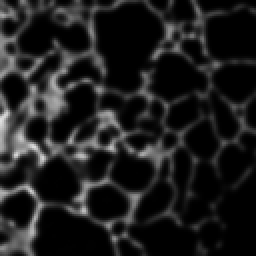
%> input picture nERdy+/climp12_er_mean.png, 128 x 128 px (shown 2 times larger)
$ octave --eval "result = Vessel2d('../nERdy+/climp12_er_mean.png');"   (GNU Octave 9; MATLAB toolbox functions it lacks are replaced by stand-ins)
%> lines starting %> are read from the running program, lines starting %| are printed output that depends on the picture; in (x1, y1, x2, y2) boxes, pixels count from 0 and x2, y2 are one past the last pixel; in counts of white or black regions, pixels touching at a corner belong together; the program's own positions count from 1
function vessel = Vessel2d(filename)
%> called with filename = '../nERdy+/climp12_er_mean.png'

[Rootname,Path,~] = ExtractRootName(filename);

output_filename = [Path Rootname '_enhance.png'];

I = imread(filename);
%> I is the input picture: size 128x128 uint8; min 0, max 223, mean 29.9

% I = rgb2gray(I);

% preprocess the input a little bit
Ip = single(I);
thr = prctile(Ip(Ip(:)>0),1) * 0.9;
%> thr = 0.9
Ip(Ip<=thr) = thr;
Ip = Ip - min(Ip(:));
Ip = Ip ./ max(Ip(:));

% compute enhancement for two different tau values
V2 = vesselness2D(Ip, 0.5:0.5:2.5, [3;3], 0.1, true);

op = imbinarize(V2);
imwrite(op, output_filename, 'png');


function [RootName,Path,Ext] = ExtractRootName(Name)
%% Function which extracts the extension (Ext), the folder name (Path) and the rootname from a string name of a file

% Find point and extract extension
IdxP = strfind(Name,'.');
if ~isempty(IdxP)
    IdxP = IdxP(end);
    Root = Name(1:IdxP-1);
    Ext = Name(IdxP:end);
else
    Root = Name;
    Ext = '';
end

% Find backslash and extract folder name
IdxSlash = strfind(Root,'\');
if ~isempty(IdxSlash)
    IdxSlash = IdxSlash(end);
    Path = Root(1:IdxSlash);
    RootName = Root(IdxSlash+1:end);
else
    Path = '';
    RootName = Root;
end


function vesselness = vesselness2D(I, sigmas, spacing, tau, brightondark)
%> called with sigmas = [0.5 1 1.5 2 2.5], spacing = [3; 3], tau = 0.1, brightondark = true
% calculates the vesselness probability map (local tubularity) of a 2D
% input image
%
% vesselness = vesselness2D(I, sigmas, spacing, tau, brightondark)
%
% inputs,
%   I : 2D image
%   sigmas : vector of scales on which the vesselness is computed
%   spacing : input image spacing resolution - during hessian matrix
%       computation, the gaussian filter kernel size in each dimension can
%       be adjusted to account for different image spacing for different
%       dimensions
%   tau : (between 0.5 and 1) : parameter that controls response uniformity
%       - lower tau -> more intense output response
%   brightondark: (true/false) : are vessels (tubular structures) bright on
%       dark background or dark on bright (default for 2D is false)
%
% outputs,
%   vesselness: maximum vesselness response over scales sigmas
%
% example:
%   V = vesselness2D(I, 1:5, [1;1], 1, false);
%
% Function written by T. Jerman, University of Ljubljana (October 2014)
% Based on code by D. Kroon, University of Twente (May 2009)

verbose = 1;

if nargin<5
    brightondark = false; % default mode for 2D is dark vessels compared to the background
end

I = single(I);

for j = 1:length(sigmas)

    if verbose
        disp(['Current filter scale (sigma): ' num2str(sigmas(j)) ]);
    end

    [~, Lambda2] = imageEigenvalues(I,sigmas(j),spacing,brightondark);
    if brightondark == true
        Lambda2 = -Lambda2;
    end

    % proposed filter at current scale
    Lambda3 = Lambda2;

    Lambda_rho = Lambda3;
    Lambda_rho(Lambda3 > 0 & Lambda3 <= tau .* max(Lambda3(:))) = tau .* max(Lambda3(:));
    Lambda_rho(Lambda3 <= 0) = 0;
    response = Lambda2.*Lambda2.*(Lambda_rho-Lambda2).* 27 ./ (Lambda2 + Lambda_rho).^3;

    response(Lambda2 >= Lambda_rho./2 & Lambda_rho > 0) = 1;
    response(Lambda2 <= 0 | Lambda_rho <= 0) = 0;
    response(~isfinite(response)) = 0;

    %max response over multiple scales
    if(j==1)
        vesselness = response;
    else
        vesselness = max(vesselness,response);
    end

    clear response Lambda2 Lambda3
end
%> this loop made 5 passes
%> pass 1, in Hessian2D, `Dy=gradient2(F,'y');`:
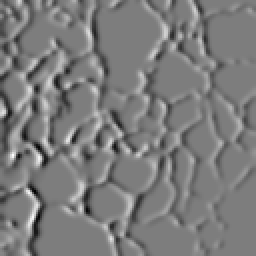
%> Dy: size 128x128 single (shown 2 times larger); min -0.295, max 0.304, mean -0.00337; drawn with min black and max white
%> pass 1, in Hessian2D, `Dyy=(gradient2(Dy,'y'));`:
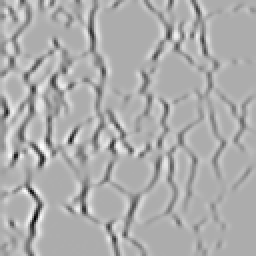
%> Dyy: size 128x128 single (shown 2 times larger); min -0.261, max 0.124, mean 0.000267; drawn with min black and max white
%> pass 1, in Hessian2D, `Dx=gradient2(F,'x');`:
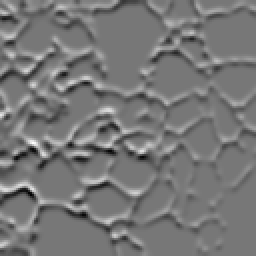
%> Dx: size 128x128 single (shown 2 times larger); min -0.288, max 0.326, mean -0.000535; drawn with min black and max white
%> after the loop:
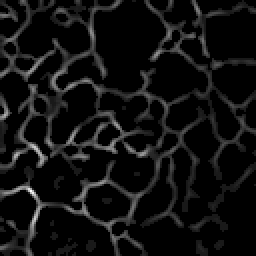
%> Lambda_rho: size 128x128 double (shown 2 times larger); min 0, max 1.54, mean 0.0978; drawn with min black and max white
%> after the loop:
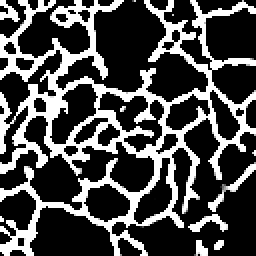
%> vesselness: size 128x128 double (shown 2 times larger); min 0, max 1, mean 0.295

vesselness = vesselness ./ max(vesselness(:)); % should not be really needed
vesselness(vesselness < 1e-2) = 0;
%> vesselness: size 128x128 double; 0.87% of pixels changed, all inside (x1, y1, x2, y2) = (22, 85, 128, 128)

function [Lambda1, Lambda2] = imageEigenvalues(I,sigma,spacing,brightondark)
% calculates the two eigenvalues for each voxel in a volume

% Calculate the 2D hessian
[Hxx, Hyy, Hxy] = Hessian2D(I,sigma,spacing);

% Correct for scaling
c=sigma.^2;
Hxx = c*Hxx;
Hxy = c*Hxy;
Hyy = c*Hyy;

% reduce computation by computing vesselness only where needed
% S.-F. Yang and C.-H. Cheng, “Fast computation of Hessian-based
% enhancement filters for medical images,” Comput. Meth. Prog. Bio., vol.
% 116, no. 3, pp. 215–225, 2014.
B1 = - (Hxx+Hyy);
B2 = Hxx .* Hyy - Hxy.^2;

T = ones(size(B1));

if brightondark == true
    T(B1<0) = 0;
    T(B2==0 & B1 == 0) = 0;
else
    T(B1>0) = 0;
    T(B2==0 & B1 == 0) = 0;
end

clear B1 B2;

indeces = find(T==1);

Hxx = Hxx(indeces);
Hyy = Hyy(indeces);
Hxy = Hxy(indeces);

% Calculate eigen values
[Lambda1i,Lambda2i]=eigvalOfHessian2D(Hxx,Hxy,Hyy);

clear Hxx Hyy Hxy;

Lambda1 = zeros(size(T));
Lambda2 = zeros(size(T));

Lambda1(indeces) = Lambda1i;
Lambda2(indeces) = Lambda2i;

% some noise removal
Lambda1(~isfinite(Lambda1)) = 0;
Lambda2(~isfinite(Lambda2)) = 0;

Lambda1(abs(Lambda1) < 1e-4) = 0;
Lambda2(abs(Lambda2) < 1e-4) = 0;


function [Dxx, Dyy, Dxy] = Hessian2D(I,Sigma,spacing)
%  filters the image with an Gaussian kernel
%  followed by calculation of 2nd order gradients, which aprroximates the
%  2nd order derivatives of the image.
%
% [Dxx, Dyy, Dxy] = Hessian2D(I,Sigma,spacing)
%
% inputs,
%   I : The image, class preferable double or single
%   Sigma : The sigma of the gaussian kernel used. If sigma is zero
%           no gaussian filtering.
%   spacing : input image spacing
%
% outputs,
%   Dxx, Dyy, Dxy: The 2nd derivatives

if nargin < 3, Sigma = 1; end

if(Sigma>0)
    F=imgaussian(I,Sigma,spacing);
else
    F=I;
end

% Create first and second order diferentiations
Dy=gradient2(F,'y');
Dyy=(gradient2(Dy,'y'));
clear Dy;

Dx=gradient2(F,'x');
Dxx=(gradient2(Dx,'x'));
Dxy=(gradient2(Dx,'y'));
clear Dx;

function D = gradient2(F,option)
% Example:
%
% Fx = gradient2(F,'x');

[k,l] = size(F);
D  = zeros(size(F),class(F));

switch lower(option)
case 'x'
    % Take forward differences on left and right edges
    D(1,:) = (F(2,:) - F(1,:));
    D(k,:) = (F(k,:) - F(k-1,:));
    % Take centered differences on interior points
    D(2:k-1,:) = (F(3:k,:)-F(1:k-2,:))/2;
case 'y'
    D(:,1) = (F(:,2) - F(:,1));
    D(:,l) = (F(:,l) - F(:,l-1));
    D(:,2:l-1) = (F(:,3:l)-F(:,1:l-2))/2;
otherwise
    disp('Unknown option')
end

function I=imgaussian(I,sigma,spacing,siz)
% IMGAUSSIAN filters an 1D, 2D color/greyscale or 3D image with an
% Gaussian filter. This function uses for filtering IMFILTER or if
% compiled the fast  mex code imgaussian.c . Instead of using a
% multidimensional gaussian kernel, it uses the fact that a Gaussian
% filter can be separated in 1D gaussian kernels.
%
% J=IMGAUSSIAN(I,SIGMA,SIZE)
%
% inputs,
%   I: 2D input image
%   SIGMA: The sigma used for the Gaussian kernel
%   SPACING: input image spacing
%   SIZ: Kernel size (single value) (default: sigma*6)
%
% outputs,
%   I: The gaussian filtered image
%

if(~exist('siz','var')), siz=sigma*6; end

if(sigma>0)

    % Filter each dimension with the 1D Gaussian kernels\
    x=-ceil(siz/spacing(1)/2):ceil(siz/spacing(1)/2);
    H = exp(-(x.^2/(2*(sigma/spacing(1))^2)));
    H = H/sum(H(:));
    Hx=reshape(H,[length(H) 1]);

    x=-ceil(siz/spacing(2)/2):ceil(siz/spacing(2)/2);
    H = exp(-(x.^2/(2*(sigma/spacing(2))^2)));
    H = H/sum(H(:));
    Hy=reshape(H,[1 length(H)]);

    I=imfilter(imfilter(I,Hx, 'same' ,'replicate'),Hy, 'same' ,'replicate');
end

function [Lambda1,Lambda2]=eigvalOfHessian2D(Dxx,Dxy,Dyy)
% This function calculates the eigen values from the
% hessian matrix, sorted by abs value

% Compute the eigenvectors of J, v1 and v2
tmp = sqrt((Dxx - Dyy).^2 + 4*Dxy.^2);

% Compute the eigenvalues
mu1 = 0.5*(Dxx + Dyy + tmp);
mu2 = 0.5*(Dxx + Dyy - tmp);

% Sort eigen values by absolute value abs(Lambda1)<abs(Lambda2)
check=abs(mu1)>abs(mu2);

Lambda1=mu1; Lambda1(check)=mu2(check);
Lambda2=mu2; Lambda2(check)=mu1(check);
%> in Vessel2d, `op = imbinarize(V2);`:
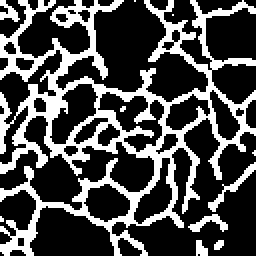
%> op: size 128x128 logical (shown 2 times larger); 29.6% white; 11 white regions (6 under 20 px), largest, box (x1, y1, x2, y2) and area: (0, 0, 128, 128) 4540, (104, 81, 128, 106) 104, (94, 107, 114, 116) 76, (0, 0, 10, 11) 55, (98, 120, 104, 128) 36
%> (the run ends here)
